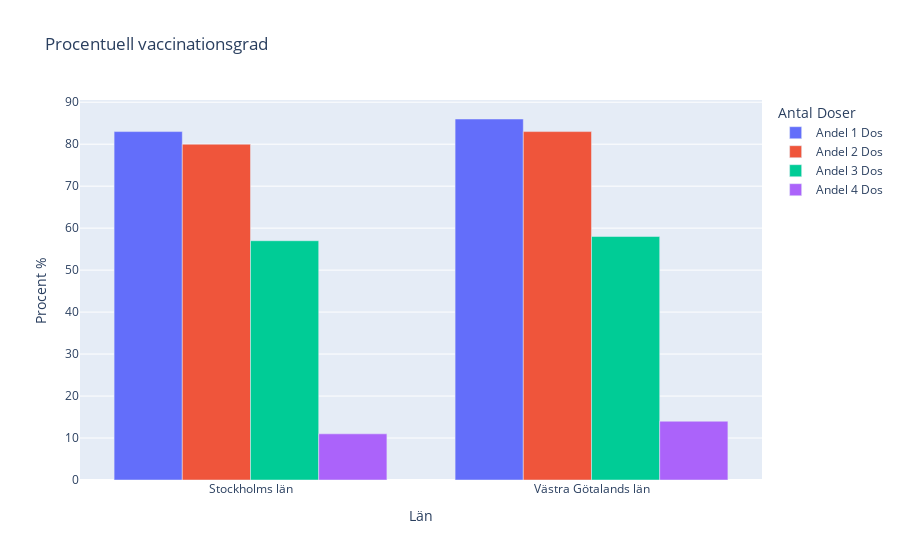

Write notebook code for a chart like this one.
### Markdown cell above
g) Tag Västra Götalands län och Stockholms län och rita diagram över andelen vaccinerade med minst 1 dos, två doser, tre doser och fyra doser.

### Code cell
vaccin_4_doser = vaccindata.groupby(["Län_namn"])[["Befolkning", "Antal minst 1 dos", "Antal minst 2 doser", "Antal 3 doser", "Antal 4 doser"]].sum()
vaccin_4_doser["Andel 4 Dos"] = (vaccin_4_doser["Antal 4 doser"] / vaccin_4_doser["Befolkning"]).round(2) * 100

vaxx_plot["Andel 4 Dos"] = vaccin_4_doser["Andel 4 Dos"]
sthlm_götaland = vaxx_plot.filter(items = ['Stockholms län', 'Västra Götalands län'], axis=0)

fig = px.bar(sthlm_götaland, barmode='group', labels={'value':'Procent % ', 'Län_namn':'Län', 'variable':'Antal Doser'}, title="Procentuell vaccinationsgrad" )
fig.write_image("Visualiseringar/Upg2_Procent_Vgöta_Sthlm_doser_Covid19_Dataset.png")
fig.show()

### Figure 1 — Plotly figure (JSON) as saved in the notebook; plotly's stock layout.template omitted (floating-point values rounded to 4 significant figures)
{"data": [{"alignmentgroup": "True", "hovertemplate": "Antal Doser=Andel 1 Dos<br>Län=%{x}<br>Procent % =%{y}<extra></extra>", "legendgroup": "Andel 1 Dos", "marker": {"color": "#636efa", "pattern": {"shape": ""}}, "name": "Andel 1 Dos", "offsetgroup": "Andel 1 Dos", "orientation": "v", "showlegend": true, "textposition": "auto", "type": "bar", "x": ["Stockholms län", "Västra Götalands län"], "xaxis": "x", "y": [83, 86], "yaxis": "y"}, {"alignmentgroup": "True", "hovertemplate": "Antal Doser=Andel 2 Dos<br>Län=%{x}<br>Procent % =%{y}<extra></extra>", "legendgroup": "Andel 2 Dos", "marker": {"color": "#EF553B", "pattern": {"shape": ""}}, "name": "Andel 2 Dos", "offsetgroup": "Andel 2 Dos", "orientation": "v", "showlegend": true, "textposition": "auto", "type": "bar", "x": ["Stockholms län", "Västra Götalands län"], "xaxis": "x", "y": [80, 83], "yaxis": "y"}, {"alignmentgroup": "True", "hovertemplate": "Antal Doser=Andel 3 Dos<br>Län=%{x}<br>Procent % =%{y}<extra></extra>", "legendgroup": "Andel 3 Dos", "marker": {"color": "#00cc96", "pattern": {"shape": ""}}, "name": "Andel 3 Dos", "offsetgroup": "Andel 3 Dos", "orientation": "v", "showlegend": true, "textposition": "auto", "type": "bar", "x": ["Stockholms län", "Västra Götalands län"], "xaxis": "x", "y": [57.0, 58.0], "yaxis": "y"}, {"alignmentgroup": "True", "hovertemplate": "Antal Doser=Andel 4 Dos<br>Län=%{x}<br>Procent % =%{y}<extra></extra>", "legendgroup": "Andel 4 Dos", "marker": {"color": "#ab63fa", "pattern": {"shape": ""}}, "name": "Andel 4 Dos", "offsetgroup": "Andel 4 Dos", "orientation": "v", "showlegend": true, "textposition": "auto", "type": "bar", "x": ["Stockholms län", "Västra Götalands län"], "xaxis": "x", "y": [11, 14.0], "yaxis": "y"}], "layout": {"barmode": "group", "legend": {"title": {"text": "Antal Doser"}, "tracegroupgap": 0}, "title": {"text": "Procentuell vaccinationsgrad"}, "xaxis": {"anchor": "y", "domain": [0, 1], "title": {"text": "Län"}}, "yaxis": {"anchor": "x", "domain": [0, 1], "title": {"text": "Procent % "}}}}
